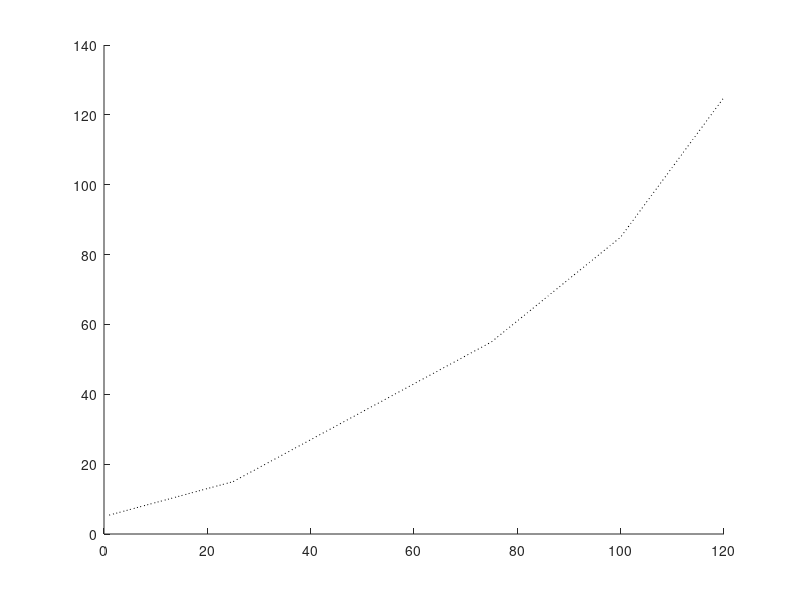

Source code (MATLAB): (Note: this script raises an error after producing the figure.)
% Plots strength-duration relationship for multiple pulse shapes.

close all
clear all

figure
hold all

% 1 ms duration monopolar cathodal pulse strength-distance relationship
% extracted from threshold map 
load('pulsewidth1.mat');

filename='filemat9pulsecomp.dat';
filename2='filemat9pulsecompb.dat';

%Plot 1 ms duration monopolar cathodal pulse
[pathstr, fname, ext] = fileparts(filename) ;
plot(1:1:120, flipud(pulsewidth1), ':k')

% Plot 0.2 ms duration monopolar cathodal pulse
importfile(filename, 1)
plot(abs(nonzeros(data(:,2)))-525, abs(nonzeros(data(:,3)))*1000, '--r')

% Plot 0.2 ms duration bipolar pulse
importfile(filename2, 1)
plot(abs(nonzeros(data(:,2)))-525, abs(nonzeros(data(:,3)))*1000, '-k')

